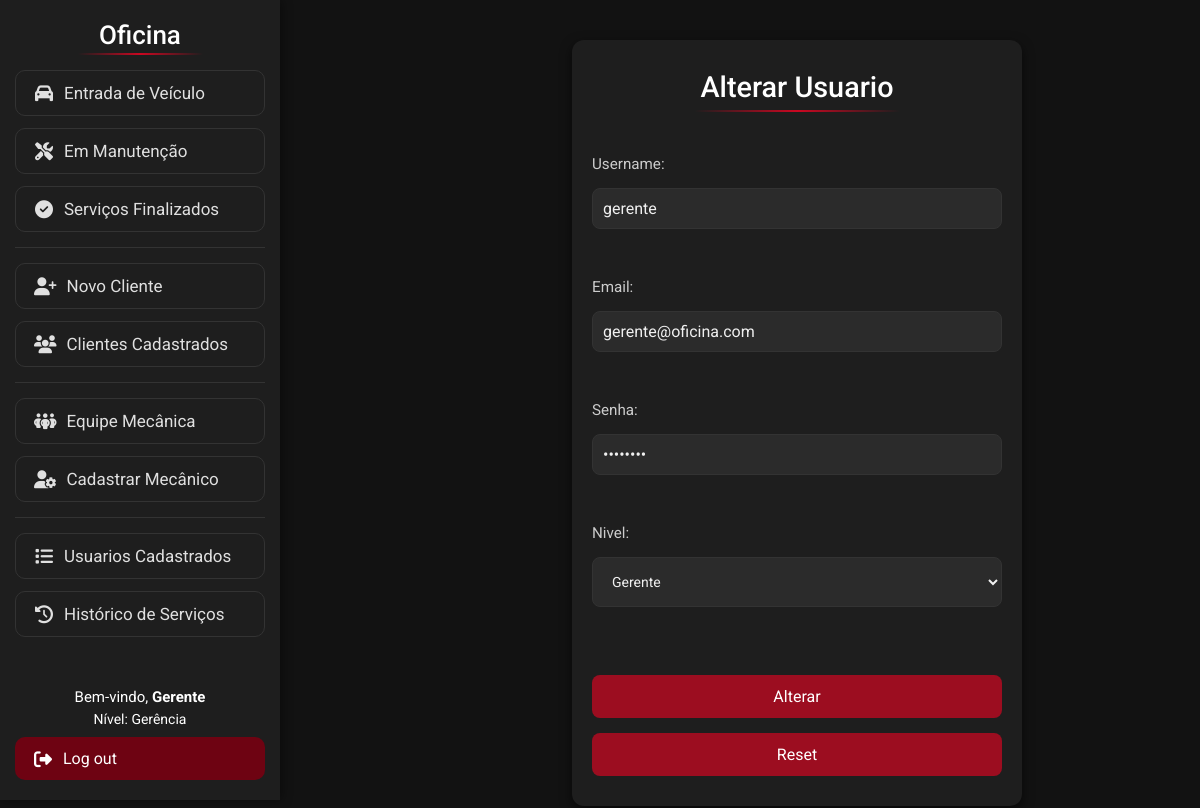
/Visao/AlterarUsuario.php?idex=1 (signed in), run on the app's committed database.
### tables this page shows
create table usuario (
idUsuario int auto_increment primary key,
login varchar(80) not null unique,
senha varchar(80) not null,
email varchar(120) not null,
nivel tinyint not null default 2,
CHECK (nivel IN (1, 2)),
dataCadastro datetime default current_timestamp
);

### Modelo/DAO/ClassUsuarioDAO.php (called while the page is built, shortened)
<?php
class ClassUsuarioDAO
{
    public function buscarUsuario($id)
    {
        try {
            $pdo = Conexao::getInstance();
            $sql = "SELECT * FROM usuario WHERE idUsuario =:id";
            $stmt = $pdo->prepare($sql);
            $stmt->bindValue(':id', $id);
            $stmt->execute();
            return $stmt->fetch(PDO::FETCH_ASSOC);
        } catch (PDOException $exc) {
            echo $exc->getMessage();
        }
    }
}

### Visao/AlterarUsuario.php (the view, shortened to what this page needs)
<!DOCTYPE html>
<html lang="en">
<head>
    <link href="css/form.css" rel="stylesheet">
</head>
<body>
    <?php
    include 'Menu.php';
    require '../Modelo/DAO/classUsuarioDAO.php';
    $id = @$_GET['idex'];
    $clienteDao = new ClassUsuarioDAO();
    $novo = $clienteDao->buscarUsuario($id);
    $nivelAtual = $novo['nivel'];
    ?>
    <div class="container">
        <h1>Alterar Usuario</h1>
        <br>
        <form method="post" action="../Controle/ControleUsuario.php?ACAO=alterarUsuario" enctype="multipart/form-data">
            <label for="login">Username:</label>
            <input type="text" name="login" id="login" value="<?php echo $novo['login'] ?>" /><br>
            <label for="email">Email:</label>
            <input type="text" name="email" id="email" value="<?php echo $novo['email'] ?>"><br>
            <label for="email">Senha:</label>
            <input type="password" name="senha" id="senha" value="<?php echo $novo['senha'] ?>"><br>
            <label for="nivel">Nivel:</label>
            <select name="nivel" id="nivel" style="font-size: 14px; padding: 15px; border: 1px solid #333; border-radius: 8px; width: 100%; background-color: #2b2b2b; color: #f0f0f0; resize: none;">
                <option value="1" <?php if ($nivelAtual == 1) echo 'selected'; ?>>Gerente</option>
            </select>
            <br> <br>
            <button type="submit">Alterar</button>
            <button type="reset">Reset</button>
        </form>
    </div>
</body>
</html>

### Visao/css/form.css (style rules this page uses)
* { box-sizing: border-box; font-family: 'Roboto', sans-serif; margin: 0; padding: 0; }
body { background-color: #121212; color: #e0e0e0; padding: 40px; margin-left: 280px; }
.container { background: #1e1e1e; padding: 30px 20px; border-radius: 12px; box-shadow: 0 4px 12px rgba(0, 0, 0, 0.6); width: 100%; max-width: 450px; min-width: 280px; text-align: center; margin-left: 30%; }
.container h1 { color: white; margin-bottom: 1.5rem; font-weight: 500; font-size: 1.8rem; text-align: center; position: relative; padding-bottom: 0.5rem; }
.container h1::after { content: ''; position: absolute; bottom: 0; left: 25%; width: 50%; height: 2px; background: linear-gradient(90deg, transparent, #ff0022c4, transparent); }
form { display: flex; flex-direction: column; gap: 15px; }
label { text-align: left; color: #cccccc; font-size: 0.95rem; }
input[type="text"], input[type="password"], input[type="email"], input[type="number"], input[type="file"] { padding: 10px; border: 1px solid #333; border-radius: 8px; width: 100%; background-color: #2b2b2b; color: #f0f0f0; font-size: 1rem; }
input::placeholder { color: #888; }
button { padding: 12px; border: none; border-radius: 8px; background-color: #ff00228f; color: white; font-size: 16px; cursor: pointer; transition: background-color 0.2s ease; width: 100%; }

### data on the page
usuario: login "gerente", email "gerente@oficina.com", nivel "Gerente"

### other printed values
$_SESSION['login'] "Gerente"
